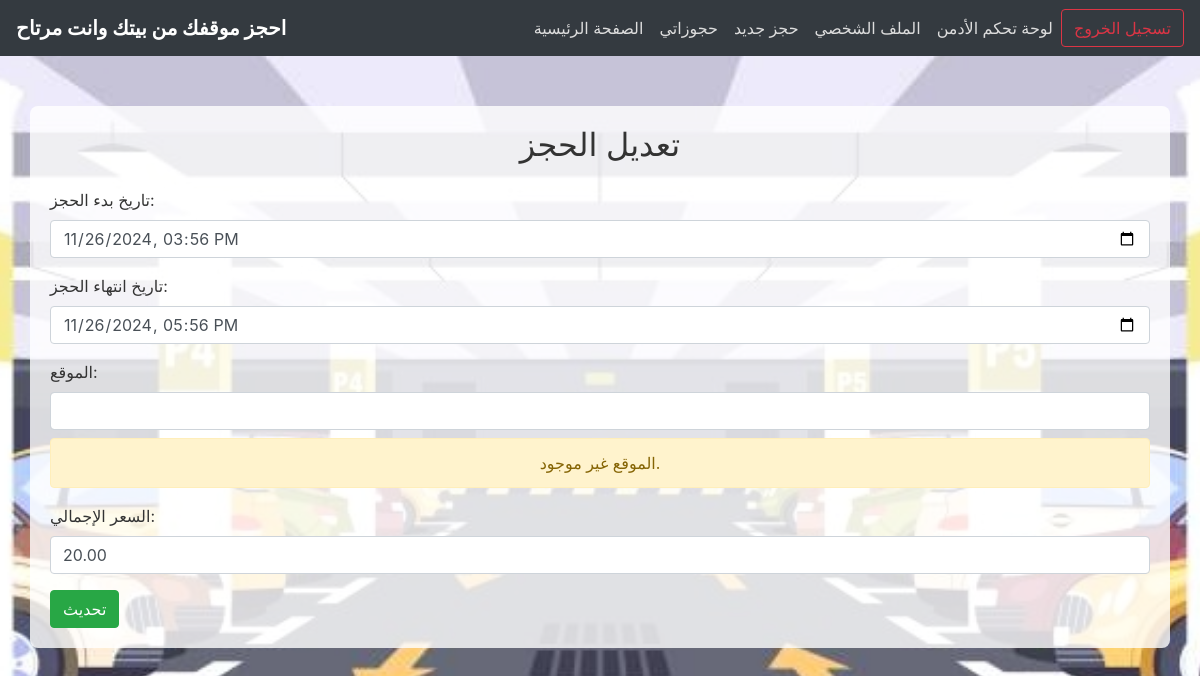
The page /edit_booking.php?id=6 (signed in) on the database its author committed.
### tables this page shows
CREATE TABLE `bookings` (
  `id` int(11) NOT NULL,
  `user_id` int(11) NOT NULL,
  `start_datetime` datetime NOT NULL,
  `end_datetime` datetime NOT NULL,
  `parking_location` varchar(100) NOT NULL,
  `total_price` decimal(10,2) NOT NULL,
  `parking_id` int(11) DEFAULT NULL,
  `status` varchar(50) DEFAULT NULL
);

### edit_booking.php (the view, shortened to what this page needs)
<?php
$mysqli = new mysqli("localhost", "root", "", "car_park");
if (isset($_GET['id'])) {
    $booking_id = $_GET['id'];
    $result = $mysqli->query("SELECT * FROM bookings WHERE id='$booking_id'");
    if ($result && $result->num_rows > 0) {
        $booking = $result->fetch_assoc();
    } else {
        die("الحجز غير موجود.");
    }
} else {
    header("Location: admin_dashboard.php");
    exit();
}
?>
<!DOCTYPE html>
<html lang="ar">
<head>
    <link rel="stylesheet" href="https://stackpath.bootstrapcdn.com/bootstrap/4.5.2/css/bootstrap.min.css">
</head>
<body>
<nav class="navbar navbar-expand-lg navbar-dark">
    <a class="navbar-brand" href="#">احجز موقفك من بيتك وانت مرتاح</a>
    <div class="collapse navbar-collapse">
        <ul class="navbar-nav ml-auto">
            <li class="nav-item"><a class="nav-link" href="index.php">الصفحة الرئيسية</a></li>
            <li class="nav-item"><a class="nav-link" href="my_bookings.php">حجوزاتي</a></li>
            <li class="nav-item"><a class="nav-link" href="new_booking.php">حجز جديد</a></li>
            <li class="nav-item"><a class="nav-link" href="profile.php">الملف الشخصي</a></li>
            <?php if (isset($_SESSION['role']) && $_SESSION['role'] == 1): ?>
                <li class="nav-item"><a class="nav-link" href="admin_dashboard.php">لوحة تحكم الأدمن</a></li>
            <?php endif; ?>
        </ul>
    </div>
    <form class="form-inline my-2 my-lg-0" action="logout.php" method="POST">
        <button class="btn btn-outline-danger my-2 my-sm-0" type="submit">تسجيل الخروج</button>
    </form>
</nav>
<div class="container">
    <h2 class="text-center mb-4">تعديل الحجز</h2>
    <form method="POST">
        <div class="form-group">
            <label>تاريخ بدء الحجز:</label>
            <input type="datetime-local" name="start_datetime" class="form-control" value="<?= htmlspecialchars($booking['start_datetime']) ?>" required>
        </div>
        <div class="form-group">
            <label>تاريخ انتهاء الحجز:</label>
            <input type="datetime-local" name="end_datetime" class="form-control" value="<?= htmlspecialchars($booking['end_datetime']) ?>" required>
        </div>
        <div class="form-group">
            <label>الموقع:</label>
            <input type="text" name="parking_location" class="form-control" value="<?= htmlspecialchars($booking['parking_location']) ?>" required>
            <?php
                if (empty($booking['parking_location'])) {
                    echo "<div class='alert alert-warning mt-2'>الموقع غير موجود.</div>";
                }
            ?>
        </div>
        <div class="form-group">
            <label>السعر الإجمالي:</label>
            <input type="number" name="total_price" class="form-control" value="<?= htmlspecialchars($booking['total_price']) ?>" required>
        </div>
        <button type="submit" class="btn btn-primary">تحديث</button>
    </form>
</div>
</body>
</html>

### edit_booking.php (style rules this page uses)
body { background-image: url('img/bb.jpg'); background-size: cover; background-position: center; background-attachment: fixed; color: #333; }
.navbar { background-color: #343a40; }
.navbar-brand { color: #fff !important; font-weight: bold; }
.navbar-nav .nav-link { color: #ddd !important; }
.container { margin-top: 50px; background-color: rgba(255, 255, 255, 0.8); padding: 20px; border-radius: 8px; }
.btn-primary { background-color: #28a745; border-color: #28a745; }
.alert { text-align: center; font-size: 1rem; }

### rows shown on the page
bookings: start_datetime "11/26/2024 15:56", end_datetime "11/26/2024 17:56", total_price "20.00"
